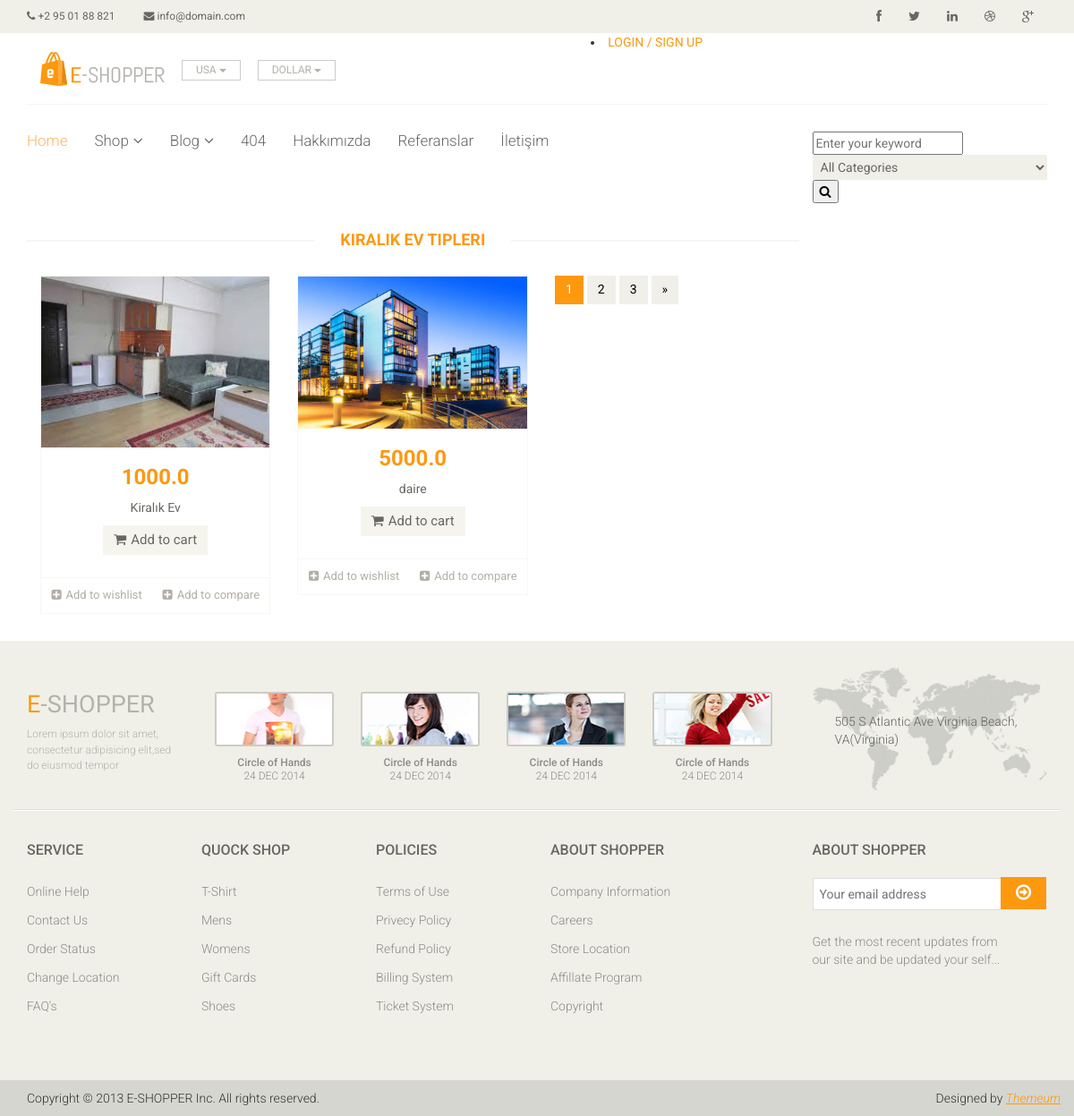
Page /category/14/kiralik-ev-tipleri/ on the committed database.
### product/models.py (models this page shows, shortened)
class Category(MPTTModel):
    STATUS = (
        ('True', 'Evet'),
        ('False', 'Hayır'),
    )
    title = models.CharField(max_length=100)
    keywords = models.CharField(max_length=255)
    description = models.CharField(max_length=255)
    image = models.ImageField(blank=True, upload_to='images/')
    status = models.CharField(max_length=10, choices=STATUS)
    slug = models.SlugField(null=False, unique=True)
    parent = TreeForeignKey('self', blank=True, null=True, related_name='children', on_delete=models.CASCADE)
    create_at = models.DateTimeField(auto_now_add=True)
    update_at = models.DateTimeField(auto_now=True)
    class MPTTMeta:
        order_insertion_by = ['title']
    def image_tag(self):
        return mark_safe('<img src="{}" height="50"/>'.format(self.image.url))
    image_tag.short_description = 'Image'

class Product(models.Model):
    STATUS = (
        ('True', 'Evet'),
        ('False', 'Hayır'),
    )
    user = models.ForeignKey(User, on_delete=models.CASCADE)
    category = models.ForeignKey(Category, on_delete=models.CASCADE)
    title = models.CharField(max_length=150)
    keywords = models.CharField(max_length=255)
    description = models.CharField(max_length=255)
    image = models.ImageField(blank=True, upload_to='images/')
    price = models.FloatField()
    detail = RichTextUploadingField()
    slug = models.SlugField(null=False, unique=True)
    status = models.CharField(max_length=10, choices=STATUS)
    create_at = models.DateTimeField(auto_now_add=True)
    update_at = models.DateTimeField(auto_now=True)
    def image_tag(self):
        return mark_safe('<img src="{}" height="50"/>'.format(self.image.url))
    image_tag.short_description = 'Image'

### home/views.py (the view)
# urls.py: path('category/<int:id>/<slug:slug>/', views.category_products, name='category_products'),
def category_products(request, id, slug):
    category = Category.objects.all()
    categorydata = Category.objects.get(pk=id)
    products = Product.objects.filter(category_id=id)
    context = {'products': products, 'category': category,'categorydata':categorydata}
    return render(request,'products.html', context)

### home/templates/products.html (shortened to what this page needs)
{% extends "homebase.html" %}
{% block maincontent %}
<div id="contact-page" class="container">
    	<div class="bg">
	    	<div class="row">
	    		<div class="col-sm-12">
				</div>
			</div>
    		<div class="row">
                <div class="col-sm-9 padding-right">
					<div class="features_items">
						<h2 class="title text-center">{{categorydata.title}}</h2>
						{% for rs in products %}
						<div class="col-sm-4">
							<div class="product-image-wrapper">
								<div class="single-products">
									<div class="productinfo text-center">
										<img src="{{ rs.image.url }}" alt="" />
										<h2>{{ rs.price }}</h2>
										<p>{{ rs.title }}</p>
										<a href="/product/{{rs.id}}/{{rs.slug}}" class="btn btn-default add-to-cart"><i class="fa fa-shopping-cart"></i>Add to cart</a>
									</div>
									<div class="product-overlay">
										<div class="overlay-content">
										</div>
									</div>
								</div>
								<div class="choose">
									<ul class="nav nav-pills nav-justified">
										<li><a href=""><i class="fa fa-plus-square"></i>Add to wishlist</a></li>
										<li><a href=""><i class="fa fa-plus-square"></i>Add to compare</a></li>
									</ul>
								</div>
							</div>
						</div>
						{% endfor %}
						<ul class="pagination">
							<li class="active"><a href="">1</a></li>
							<li><a href="">2</a></li>
							<li><a href="">3</a></li>
							<li><a href="">&raquo;</a></li>
						</ul>
					</div>
				</div>
	    	</div>
    	</div>
    </div>
{% endblock %}

### home/static/css/main.css (style rules this page uses)
body { font-family: 'Roboto', sans-serif; position: relative; font-weight: 400px; }
ul li { list-style: none; }
a { -webkit-transition: 300ms; transition: 300ms; }
h1, h2, h3, h4, h5, h6 { font-family: 'Roboto', sans-serif; }
.left-sidebar h2:after, h2.title:after { content: " "; position: absolute; border: 1px solid #f5f5f5; bottom: 8px; left: 0; width: 100%; height: 0; z-index: -2; }
h2.title:before { content: " "; position: absolute; background: #fff; bottom: -6px; width: 220px; height: 30px; z-index: -1; left: 50%; margin-left: -110px; }
.padding-right { padding-right: 0; }
.features_items { overflow: hidden; }
h2.title { color: #FE980F; font-family: 'Roboto', sans-serif; font-size: 18px; font-weight: 700; margin: 0 15px; text-transform: uppercase; margin-bottom: 30px; position: relative; }
.product-image-wrapper { border: 1px solid #F7F7F5; overflow: hidden; margin-bottom: 30px; }
.single-products { position: relative; }
.productinfo h2 { color: #FE980F; font-family: 'Roboto', sans-serif; font-size: 24px; font-weight: 700; }
.productinfo p { font-family: 'Roboto', sans-serif; font-size: 14px; font-weight: 400; color: #696763; }
.productinfo img { width: 100%; }
.productinfo { position: relative; }
.product-overlay { background: rgba(254, 152, 15, .8); top: 0; display: none; height: 0; position: absolute; -webkit-transition: height 500ms ease 0s; transition: height 500ms ease 0s; width: 100%; display: block; }
.product-overlay .overlay-content { bottom: 0; position: absolute; bottom: 0; text-align: center; width: 100%; }
.add-to-cart { background: #F5F5ED; border: 0 none; border-radius: 0; color: #696763; font-family: 'Roboto', sans-serif; font-size: 15px; margin-bottom: 25px; }
.add-to-cart i { margin-right: 5px; }
.choose { border-top: 1px solid #F7F7F0; }
.choose ul li a { color: #B3AFA8; font-family: 'Roboto', sans-serif; font-size: 13px; padding-left: 0; padding-right: 0; }
.choose ul li a i { margin-right: 5px; }
.pagination { display: inline-block; margin-bottom: 25px; margin-top: 0; padding-left: 15px; }
.pagination li:first-child a, .pagination li:first-child span { border-bottom-left-radius: 0; border-top-left-radius: 0; margin-left: 0; }
.pagination li:last-child a, .pagination li:last-child span { border-bottom-right-radius: 0; border-top-right-radius: 0; }
.pagination .active a, .pagination .active span, .pagination .active a:hover, .pagination .active span:hover, .pagination .active a:focus, .pagination .active span:focus { background-color: #FE980F; border-color: #FE980F; color: #FFFFFF; cursor: default; z-index: 2; }
.pagination li a, .pagination li span { background-color: #f0f0e9; border: 0; float: left; line-height: 1.42857; margin-left: -1px; padding: 6px 12px; position: relative; text-decoration: none; margin-right: 5px; color: #000; }
.bg h2.title { margin-right: 0; margin-left: 0; margin-top: 0; }

### rows in the picture
Category: title "KIRALIK EV TIPLERI"
Product: image (picture), price "1000.0", title "Kiralık Ev"
Product: image (picture), price "5000.0", title "daire"
